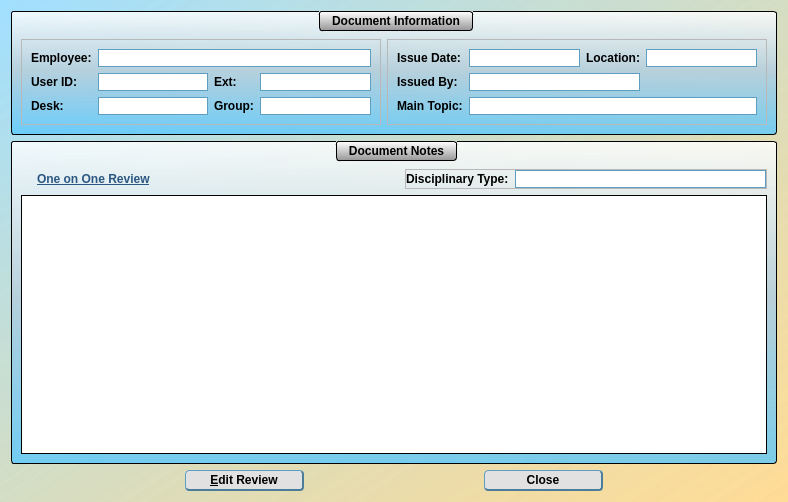
<?xml version="1.0" encoding="UTF-8"?>
<ui version="4.0">
 <class>reviewReader</class>
 <widget class="QDialog" name="reviewReader">
  <property name="geometry">
   <rect>
    <x>0</x>
    <y>0</y>
    <width>788</width>
    <height>502</height>
   </rect>
  </property>
  <property name="windowTitle">
   <string>Employee Review Reader</string>
  </property>
  <property name="windowIcon">
   <iconset resource="../main_images.qrc">
    <normaloff>:/logos/Images/Meduit_logo.ico</normaloff>:/logos/Images/Meduit_logo.ico</iconset>
  </property>
  <property name="styleSheet">
   <string notr="true">QMainWindow{
	background-color: qlineargradient(spread:pad, x1:1, y1:1, x2:0, y2:0.011, stop:0 rgba(255, 218, 144, 200), stop:1 rgba(129, 213, 255, 126));
}
QDialog{
	background-color: qlineargradient(spread:pad, x1:1, y1:1, x2:0, y2:0.011, stop:0 rgba(255, 218, 144, 200), stop:1 rgba(129, 213, 255, 126));
}
QWidget{
	font: 11pt &quot;Corbel&quot;;
	font-weight: bold;
}
QPlainTextEdit{
	border: 1px solid black;
	font: 10pt &quot;MS Shell Dlg 2&quot;;
}
QPlainTextEdit[readOnly=&quot;true&quot;]{
	background-color: rgb(225, 225, 225);
	font: 12pt &quot;Corbel&quot;;
	color: rgb(80, 80, 80);
}
QDateEdit{
	background-color: rgb(223, 223, 223);
	border: 1px solid rgb(95, 158, 195);
	font: 10pt &quot;MS Shell Dlg 2&quot;;
	border-bottom: 2px solid rgb(75, 124, 154);
	border-top: 1px solid rgb(95, 158, 195);
	border-right: 2px solid rgb(75, 124, 154);
	border-left: 1px solid rgb(95, 158, 195);
	border-radius: 3px;
	padding-left: 3px;
	padding-right: 3px;
	background-color: rgb(225, 225, 225);
}
QDateEdit::drop-down{
	background-color: rgb(215, 215, 215);
	border-bottom: 2px solid rgb(75, 124, 154);
	border-top: 1px solid rgb(95, 158, 195);
	border-right: 2px solid rgb(75, 124, 154);
	border-left: 1px solid rgb(95, 158, 195);
	border-radius: 3px;
	subcontrol-origin: margin;
	width: 18px;
}
QDateEdit::down-arrow{
	image: url(:/arrows/Images/arrow-dwn.png);
	width: 14 px;
	height:14 px;
}
QGroupBox{
	background-color: qlineargradient(spread:pad, x1:0.5, y1:0, x2:0.5, y2:1, stop:0 rgba(255, 255, 255, 209), stop:0.485876 rgba(181, 207, 220, 239), stop:1 rgba(85, 199, 255, 196));
	border: 1px solid black;
	border-radius: 3px;
	margin-top: 1ex;
	padding-top: 18;
	font: 11pt &quot;Corbel&quot;;
	font-weight: bold;
}
QGroupBox::title{
	background-color: qlineargradient(spread:pad, x1:0.50035, y1:1, x2:0.5, y2:0, stop:0 rgba(151, 151, 151, 255), stop:1 rgba(255, 255, 255, 255));
	border: 1px solid black;
	border-radius: 3px;
	padding: 2 10px;
	subcontrol-origin: margin;
	subcontrol-position: top;
	font: 11pt &quot;Corbel&quot;;
	font-weight: bold;
}
QLineEdit{
	border: 1px solid rgb(95, 158, 195);
	font: 10pt &quot;MS Shell Dlg 2&quot;;
}
QLineEdit[readOnly=&quot;true&quot;]{
	background-color: rgb(200, 200, 200);
	border: 1px solid rgb(95, 158, 195);
	font: 10pt &quot;MS Shell Dlg 2&quot;;
}
QTextEdit{
	font: 12pt &quot;Corbel&quot;;
}
QStatusBar{
	font: 10pt &quot;MS Shell Dlg 2&quot;;
}
QPushButton{
	border-bottom: 2px solid rgb(75, 124, 154);
	border-top: 1px solid rgb(95, 158, 195);
	border-right: 2px solid rgb(75, 124, 154);
	border-left: 1px solid rgb(95, 158, 195);
	border-radius: 4px;
	padding: 2px;
	padding-left: 13px;
	padding-right: 13px;
	background-color: rgb(225, 225, 225);
	font: 11pt &quot;Corbel&quot;;
	font-weight: bold;
}
QPushButton::hover{
	border-bottom: 2px solid rgb(75, 124, 154);
	border-top: 1px solid rgb(95, 158, 195);
	border-right: 2px solid rgb(75, 124, 154);
	border-left: 1px solid rgb(95, 158, 195);
	border-radius: 4px;
	padding: 2px;
	padding-left: 13px;
	padding-right: 13px;
	background-color: rgb(215, 215, 215);
	font: 11pt &quot;Corbel&quot;;
	font-weight: bold;
}
QPushButton::pressed{
	border-bottom: 1px solid rgb(75, 124, 154);
	border-top: 2px solid rgb(95, 158, 195);
	border-right: 1px solid rgb(75, 124, 154);
	border-left: 2px solid rgb(95, 158, 195);
	border-radius: 4px;
	padding: 2px;
	padding-left: 10px;
	padding-right: 10px;
	width: 80px;
	background-color: rgb(225, 225, 225);
	font: 11pt &quot;Corbel&quot;;
	font-weight: bold;
}
QComboBox{
	border-bottom: 2px solid rgb(75, 124, 154);
	border-top: 1px solid rgb(75, 124, 154);
	border-right: 1px solid rgb(75, 124, 154);
	border-left: 1px solid rgb(75, 124, 154);
	border-radius: 3px;
	background-color: rgb(225, 225, 225);
}
QComboBox::drop-down{
	background-color: rgb(215, 215, 215);
	border-bottom: 2px solid rgb(75, 124, 154);
	border-top: 1px solid rgb(95, 158, 195);
	border-right: 2px solid rgb(75, 124, 154);
	border-left: 1px solid rgb(95, 158, 195);
	border-radius: 3px;
	subcontrol-origin: margin;
	width: 16px;
}
QComboBox::drop-down::hover{
	background-color: rgb(205, 205, 205);
	border-bottom: 2px solid rgb(75, 124, 154);
	border-top: 1px solid rgb(95, 158, 195);
	border-right: 2px solid rgb(75, 124, 154);
	border-left: 1px solid rgb(95, 158, 195);
	border-radius: 3px;
	subcontrol-origin: margin;
	width: 16px;
}
QComboBox::drop-down::pressed{
	background-color: rgb(215, 215, 215);
	border-bottom: 1px solid rgb(75, 124, 154);
	border-top: 2px solid rgb(95, 158, 195);
	border-right: 1px solid rgb(75, 124, 154);
	border-left: 2px solid rgb(95, 158, 195);
	border-radius: 3px;
	subcontrol-origin: margin;
	width: 16px;
}
QComboBox::down-arrow{
	image: url(:/arrows/Images/arrow-dwn.png);
	width: 14 px;
	height:14 px;
}
QCalendarWidget QWidget#qt_calendar_navigationbar{
	background-color: qlineargradient(spread:pad, x1:0.50035, y1:1, x2:0.5, y2:0, stop:0 rgba(151, 151, 151, 255), stop:1 rgba(255, 255, 255, 255));
	border-top: 1px solid black;
	border-left: 1px solid black;
	border-right: 1px solid black;
	border-top-left-radius: 3px;
	border-top-right-radius: 3px;
	font: 11pt &quot;Corbel&quot;;
	font-weight: bold;
}
QCalendarWidget QToolButton{
	color: rgb(0, 0, 0);
  	icon-size: 20px, 20px;
}
QCalendarWidget QWidget#qt_calendar_prevmonth{
	qproperty-icon: url(:/arrows/Images/arrow-left.png);
}

QCalendarWidget QWidget#qt_calendar_nextmonth{
	qproperty-icon: url(:/arrows/Images/arrow-right.png);
}
QCalendarWidget QSpinBox{ 
	font: 11pt &quot;Corbel&quot;;
	font-weight: bold;
}
QCalendarWidget QMenu{
	font: 11pt &quot;Corbel&quot;;
	font-weight: bold;
}
QCalendarWidget QWidget{
	alternate-background-color: rgb(234, 234, 234);
}
QCalendarWidget QAbstractItemView:enabled{
	font: 12pt &quot;Corbel&quot;;
	font-weight: bold;
	background-color: rgb(214, 214, 214);
  	selection-background-color: rgb(64, 64, 64);
	selection-color: rgb(255, 255, 255);
	border: 1px solid black;
	border-bottom-left-radius: 3px;
	border-bottom-right-radius: 3px;
}
QCalendarWidget QAbstractItemView:disabled{
	color: rgb(64, 64, 64); 
}</string>
  </property>
  <layout class="QGridLayout" name="gridLayout">
   <item row="1" column="0">
    <widget class="QGroupBox" name="groupBox_4">
     <property name="title">
      <string>Document Notes</string>
     </property>
     <layout class="QGridLayout" name="gridLayout_11">
      <item row="0" column="0">
       <spacer name="horizontalSpacer_3">
        <property name="orientation">
         <enum>Qt::Horizontal</enum>
        </property>
        <property name="sizeType">
         <enum>QSizePolicy::Fixed</enum>
        </property>
        <property name="sizeHint" stdset="0">
         <size>
          <width>10</width>
          <height>20</height>
         </size>
        </property>
       </spacer>
      </item>
      <item row="1" column="0" colspan="3">
       <widget class="QPlainTextEdit" name="managerNotes">
        <property name="readOnly">
         <bool>true</bool>
        </property>
        <property name="plainText">
         <string/>
        </property>
        <property name="tabStopWidth">
         <number>40</number>
        </property>
       </widget>
      </item>
      <item row="0" column="2">
       <widget class="QFrame" name="discFrame_2">
        <property name="sizePolicy">
         <sizepolicy hsizetype="Preferred" vsizetype="Minimum">
          <horstretch>0</horstretch>
          <verstretch>0</verstretch>
         </sizepolicy>
        </property>
        <property name="frameShape">
         <enum>QFrame::StyledPanel</enum>
        </property>
        <property name="frameShadow">
         <enum>QFrame::Raised</enum>
        </property>
        <layout class="QHBoxLayout" name="horizontalLayout_3">
         <property name="leftMargin">
          <number>0</number>
         </property>
         <property name="topMargin">
          <number>0</number>
         </property>
         <property name="rightMargin">
          <number>0</number>
         </property>
         <property name="bottomMargin">
          <number>0</number>
         </property>
         <item>
          <widget class="QLabel" name="label_19">
           <property name="sizePolicy">
            <sizepolicy hsizetype="Maximum" vsizetype="Preferred">
             <horstretch>0</horstretch>
             <verstretch>0</verstretch>
            </sizepolicy>
           </property>
           <property name="text">
            <string>Disciplinary Type:</string>
           </property>
          </widget>
         </item>
         <item>
          <widget class="QLineEdit" name="discTypeEdit">
           <property name="sizePolicy">
            <sizepolicy hsizetype="Minimum" vsizetype="Fixed">
             <horstretch>0</horstretch>
             <verstretch>0</verstretch>
            </sizepolicy>
           </property>
           <property name="readOnly">
            <bool>true</bool>
           </property>
          </widget>
         </item>
        </layout>
       </widget>
      </item>
      <item row="0" column="1">
       <widget class="QLabel" name="tempTypeEdit">
        <property name="sizePolicy">
         <sizepolicy hsizetype="Preferred" vsizetype="Fixed">
          <horstretch>0</horstretch>
          <verstretch>0</verstretch>
         </sizepolicy>
        </property>
        <property name="styleSheet">
         <string notr="true">QLabel{
	color: rgb(43, 87, 130);
	font: 16pt &quot;Corbel&quot;;
	font-weight: bold;
	text-decoration: underline;
}</string>
        </property>
        <property name="text">
         <string>One on One Review</string>
        </property>
       </widget>
      </item>
     </layout>
    </widget>
   </item>
   <item row="2" column="0">
    <widget class="QStackedWidget" name="buttonStack">
     <property name="sizePolicy">
      <sizepolicy hsizetype="Preferred" vsizetype="Maximum">
       <horstretch>0</horstretch>
       <verstretch>0</verstretch>
      </sizepolicy>
     </property>
     <property name="currentIndex">
      <number>0</number>
     </property>
     <widget class="QWidget" name="page">
      <layout class="QHBoxLayout" name="horizontalLayout">
       <property name="leftMargin">
        <number>0</number>
       </property>
       <property name="topMargin">
        <number>0</number>
       </property>
       <property name="rightMargin">
        <number>0</number>
       </property>
       <property name="bottomMargin">
        <number>0</number>
       </property>
       <item>
        <widget class="QPushButton" name="editReview">
         <property name="minimumSize">
          <size>
           <width>119</width>
           <height>0</height>
          </size>
         </property>
         <property name="maximumSize">
          <size>
           <width>119</width>
           <height>16777215</height>
          </size>
         </property>
         <property name="text">
          <string>&amp;Edit Review</string>
         </property>
        </widget>
       </item>
       <item>
        <widget class="QPushButton" name="closeButton">
         <property name="minimumSize">
          <size>
           <width>119</width>
           <height>0</height>
          </size>
         </property>
         <property name="maximumSize">
          <size>
           <width>119</width>
           <height>16777215</height>
          </size>
         </property>
         <property name="text">
          <string>Close</string>
         </property>
        </widget>
       </item>
      </layout>
     </widget>
     <widget class="QWidget" name="page_2">
      <layout class="QHBoxLayout" name="horizontalLayout_2">
       <property name="leftMargin">
        <number>0</number>
       </property>
       <property name="topMargin">
        <number>0</number>
       </property>
       <property name="rightMargin">
        <number>0</number>
       </property>
       <property name="bottomMargin">
        <number>0</number>
       </property>
       <item>
        <widget class="QPushButton" name="saveButton">
         <property name="minimumSize">
          <size>
           <width>119</width>
           <height>0</height>
          </size>
         </property>
         <property name="maximumSize">
          <size>
           <width>119</width>
           <height>16777215</height>
          </size>
         </property>
         <property name="text">
          <string>Save Changes</string>
         </property>
        </widget>
       </item>
       <item>
        <widget class="QPushButton" name="exitEdit">
         <property name="minimumSize">
          <size>
           <width>119</width>
           <height>0</height>
          </size>
         </property>
         <property name="maximumSize">
          <size>
           <width>119</width>
           <height>16777215</height>
          </size>
         </property>
         <property name="text">
          <string>Exit Editor</string>
         </property>
        </widget>
       </item>
      </layout>
     </widget>
    </widget>
   </item>
   <item row="0" column="0">
    <widget class="QGroupBox" name="agentDetailsEdit">
     <property name="sizePolicy">
      <sizepolicy hsizetype="Preferred" vsizetype="Maximum">
       <horstretch>0</horstretch>
       <verstretch>0</verstretch>
      </sizepolicy>
     </property>
     <property name="title">
      <string>Document Information</string>
     </property>
     <layout class="QGridLayout" name="gridLayout_7">
      <item row="0" column="9">
       <widget class="QFrame" name="frame_3">
        <property name="frameShape">
         <enum>QFrame::StyledPanel</enum>
        </property>
        <property name="frameShadow">
         <enum>QFrame::Raised</enum>
        </property>
        <layout class="QGridLayout" name="gridLayout_8">
         <item row="0" column="0">
          <widget class="QLabel" name="label_9">
           <property name="text">
            <string>Issue Date:</string>
           </property>
          </widget>
         </item>
         <item row="0" column="1">
          <widget class="QLineEdit" name="issueDate">
           <property name="readOnly">
            <bool>true</bool>
           </property>
          </widget>
         </item>
         <item row="0" column="2">
          <widget class="QLabel" name="label_11">
           <property name="text">
            <string>Location:</string>
           </property>
           <property name="alignment">
            <set>Qt::AlignRight|Qt::AlignTrailing|Qt::AlignVCenter</set>
           </property>
          </widget>
         </item>
         <item row="1" column="0">
          <widget class="QLabel" name="label_12">
           <property name="text">
            <string>Issued By:</string>
           </property>
          </widget>
         </item>
         <item row="0" column="3">
          <widget class="QLineEdit" name="meetLocation">
           <property name="readOnly">
            <bool>true</bool>
           </property>
          </widget>
         </item>
         <item row="2" column="0">
          <widget class="QLabel" name="label_13">
           <property name="text">
            <string>Main Topic:</string>
           </property>
          </widget>
         </item>
         <item row="2" column="1" colspan="3">
          <widget class="QLineEdit" name="mainTopic">
           <property name="text">
            <string/>
           </property>
           <property name="readOnly">
            <bool>true</bool>
           </property>
          </widget>
         </item>
         <item row="1" column="1" colspan="2">
          <widget class="QLineEdit" name="issuedBy">
           <property name="readOnly">
            <bool>true</bool>
           </property>
          </widget>
         </item>
        </layout>
       </widget>
      </item>
      <item row="0" column="0">
       <widget class="QFrame" name="frame_4">
        <property name="frameShape">
         <enum>QFrame::StyledPanel</enum>
        </property>
        <property name="frameShadow">
         <enum>QFrame::Raised</enum>
        </property>
        <layout class="QGridLayout" name="gridLayout_9">
         <item row="0" column="0">
          <widget class="QLabel" name="label_14">
           <property name="text">
            <string>Employee:</string>
           </property>
          </widget>
         </item>
         <item row="2" column="0">
          <widget class="QLabel" name="label_15">
           <property name="text">
            <string>Desk:</string>
           </property>
          </widget>
         </item>
         <item row="2" column="1">
          <widget class="QLineEdit" name="agentDesk">
           <property name="readOnly">
            <bool>true</bool>
           </property>
          </widget>
         </item>
         <item row="1" column="0">
          <widget class="QLabel" name="label_16">
           <property name="sizePolicy">
            <sizepolicy hsizetype="Maximum" vsizetype="Preferred">
             <horstretch>0</horstretch>
             <verstretch>0</verstretch>
            </sizepolicy>
           </property>
           <property name="text">
            <string>User ID:</string>
           </property>
           <property name="alignment">
            <set>Qt::AlignRight|Qt::AlignTrailing|Qt::AlignVCenter</set>
           </property>
          </widget>
         </item>
         <item row="1" column="1">
          <widget class="QLineEdit" name="agentUserID">
           <property name="minimumSize">
            <size>
             <width>50</width>
             <height>0</height>
            </size>
           </property>
           <property name="readOnly">
            <bool>true</bool>
           </property>
          </widget>
         </item>
         <item row="1" column="2">
          <widget class="QLabel" name="label_17">
           <property name="text">
            <string>Ext:</string>
           </property>
          </widget>
         </item>
         <item row="1" column="3">
          <widget class="QLineEdit" name="agentExt">
           <property name="readOnly">
            <bool>true</bool>
           </property>
          </widget>
         </item>
         <item row="2" column="2">
          <widget class="QLabel" name="label_18">
           <property name="text">
            <string>Group:</string>
           </property>
          </widget>
         </item>
         <item row="2" column="3">
          <widget class="QLineEdit" name="agentGroup">
           <property name="readOnly">
            <bool>true</bool>
           </property>
          </widget>
         </item>
         <item row="0" column="1" colspan="3">
          <widget class="QLineEdit" name="employee">
           <property name="readOnly">
            <bool>true</bool>
           </property>
          </widget>
         </item>
        </layout>
       </widget>
      </item>
     </layout>
    </widget>
   </item>
  </layout>
 </widget>
 <resources>
  <include location="../main_images.qrc"/>
 </resources>
 <connections/>
</ui>
